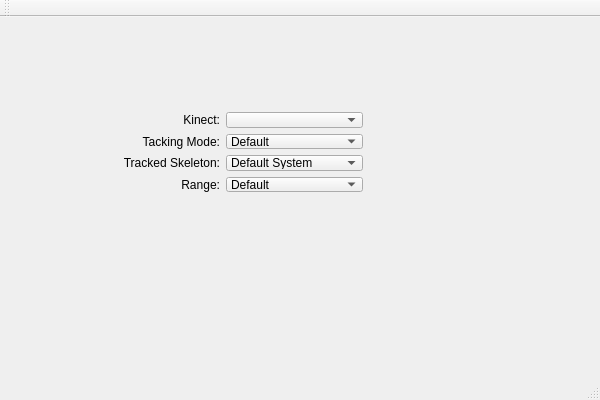
<?xml version="1.0" encoding="UTF-8"?>
<ui version="4.0">
 <class>kinect_serverClass</class>
 <widget class="QMainWindow" name="kinect_serverClass">
  <property name="geometry">
   <rect>
    <x>0</x>
    <y>0</y>
    <width>600</width>
    <height>400</height>
   </rect>
  </property>
  <property name="windowTitle">
   <string>kinect_server</string>
  </property>
  <widget class="QWidget" name="centralWidget">
   <widget class="QWidget" name="">
    <property name="geometry">
     <rect>
      <x>71</x>
      <y>84</y>
      <width>303</width>
      <height>102</height>
     </rect>
    </property>
    <layout class="QHBoxLayout" name="horizontalLayout">
     <item>
      <layout class="QVBoxLayout" name="verticalLayout">
       <item>
        <widget class="QLabel" name="label">
         <property name="layoutDirection">
          <enum>Qt::LeftToRight</enum>
         </property>
         <property name="text">
          <string>Kinect:</string>
         </property>
         <property name="alignment">
          <set>Qt::AlignRight|Qt::AlignTrailing|Qt::AlignVCenter</set>
         </property>
        </widget>
       </item>
       <item>
        <widget class="QLabel" name="label_2">
         <property name="layoutDirection">
          <enum>Qt::LeftToRight</enum>
         </property>
         <property name="text">
          <string>Tacking Mode:</string>
         </property>
         <property name="alignment">
          <set>Qt::AlignRight|Qt::AlignTrailing|Qt::AlignVCenter</set>
         </property>
        </widget>
       </item>
       <item>
        <widget class="QLabel" name="label_3">
         <property name="layoutDirection">
          <enum>Qt::LeftToRight</enum>
         </property>
         <property name="text">
          <string>Tracked Skeleton:</string>
         </property>
         <property name="alignment">
          <set>Qt::AlignRight|Qt::AlignTrailing|Qt::AlignVCenter</set>
         </property>
        </widget>
       </item>
       <item>
        <widget class="QLabel" name="label_4">
         <property name="layoutDirection">
          <enum>Qt::LeftToRight</enum>
         </property>
         <property name="text">
          <string>Range:</string>
         </property>
         <property name="alignment">
          <set>Qt::AlignRight|Qt::AlignTrailing|Qt::AlignVCenter</set>
         </property>
        </widget>
       </item>
      </layout>
     </item>
     <item>
      <layout class="QVBoxLayout" name="verticalLayout_2">
       <item>
        <widget class="QComboBox" name="cbDevice">
         <property name="minimumSize">
          <size>
           <width>100</width>
           <height>0</height>
          </size>
         </property>
        </widget>
       </item>
       <item>
        <widget class="QComboBox" name="cbTrackMode">
         <item>
          <property name="text">
           <string>Default</string>
          </property>
         </item>
         <item>
          <property name="text">
           <string>Seated</string>
          </property>
         </item>
        </widget>
       </item>
       <item>
        <widget class="QComboBox" name="cbSkeleton">
         <property name="sizePolicy">
          <sizepolicy hsizetype="Preferred" vsizetype="Fixed">
           <horstretch>0</horstretch>
           <verstretch>0</verstretch>
          </sizepolicy>
         </property>
         <item>
          <property name="text">
           <string>Default System</string>
          </property>
         </item>
         <item>
          <property name="text">
           <string>Closeset 1 Player</string>
          </property>
         </item>
         <item>
          <property name="text">
           <string>Closeset 2 Players</string>
          </property>
         </item>
         <item>
          <property name="text">
           <string>Stick 1 Player</string>
          </property>
         </item>
         <item>
          <property name="text">
           <string>Stick 2 Players</string>
          </property>
         </item>
        </widget>
       </item>
       <item>
        <widget class="QComboBox" name="cbRange">
         <item>
          <property name="text">
           <string>Default</string>
          </property>
         </item>
         <item>
          <property name="text">
           <string>Near</string>
          </property>
         </item>
        </widget>
       </item>
      </layout>
     </item>
    </layout>
   </widget>
  </widget>
  <widget class="QMenuBar" name="menuBar">
   <property name="geometry">
    <rect>
     <x>0</x>
     <y>0</y>
     <width>600</width>
     <height>24</height>
    </rect>
   </property>
  </widget>
  <widget class="QToolBar" name="mainToolBar">
   <attribute name="toolBarArea">
    <enum>TopToolBarArea</enum>
   </attribute>
   <attribute name="toolBarBreak">
    <bool>false</bool>
   </attribute>
  </widget>
  <widget class="QStatusBar" name="statusBar"/>
 </widget>
 <layoutdefault spacing="6" margin="11"/>
 <resources>
  <include location="kinect_server.qrc"/>
 </resources>
 <connections/>
</ui>
